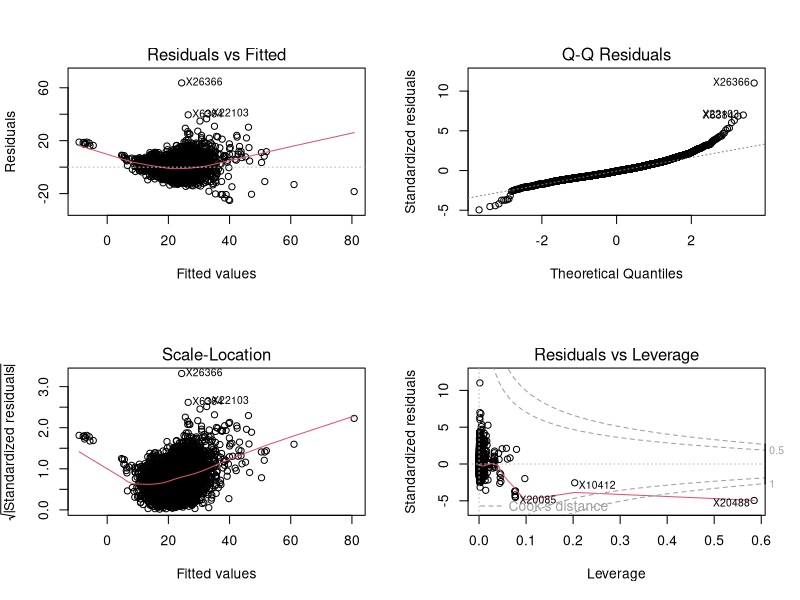
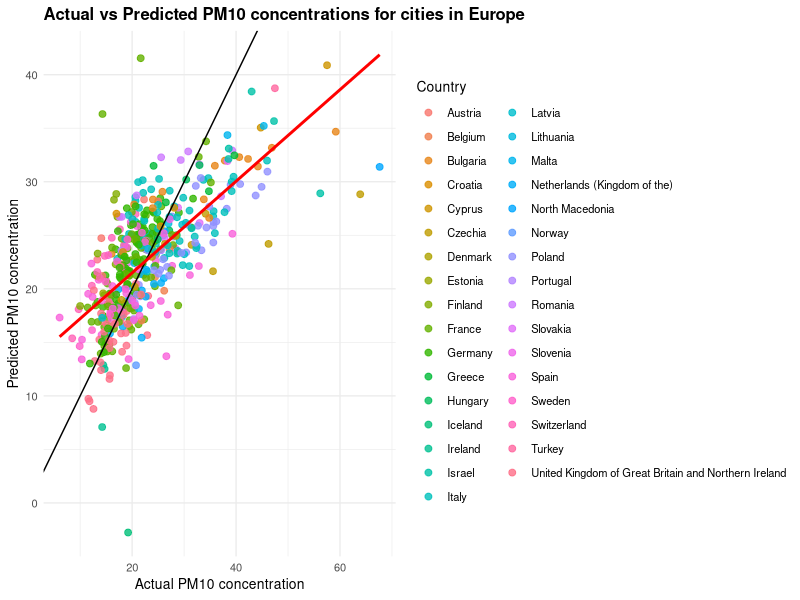
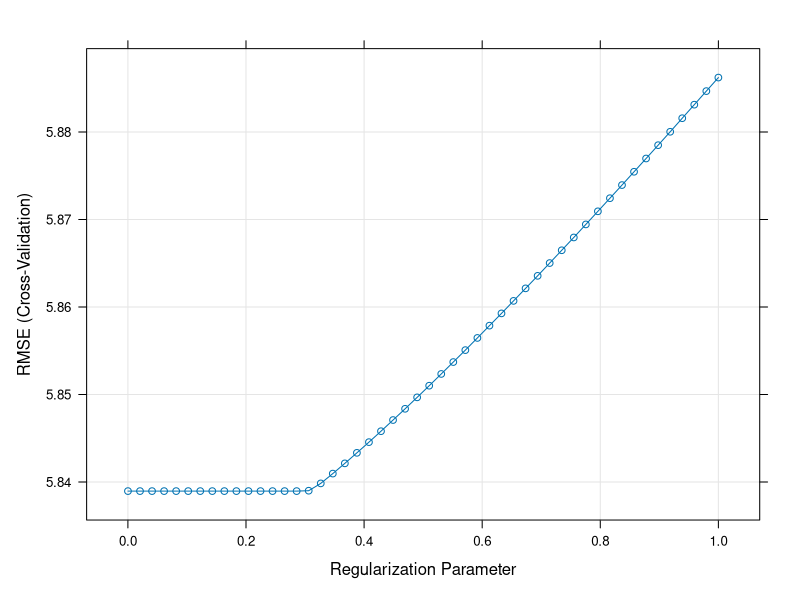
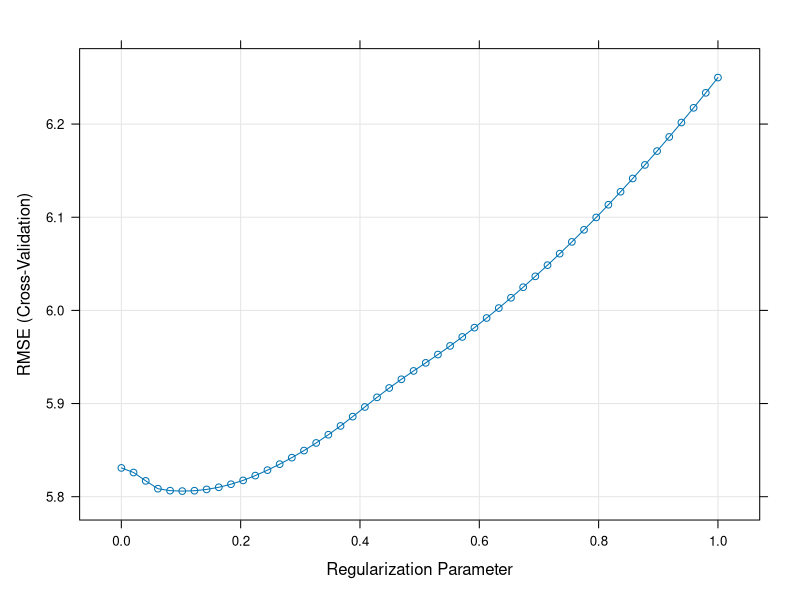
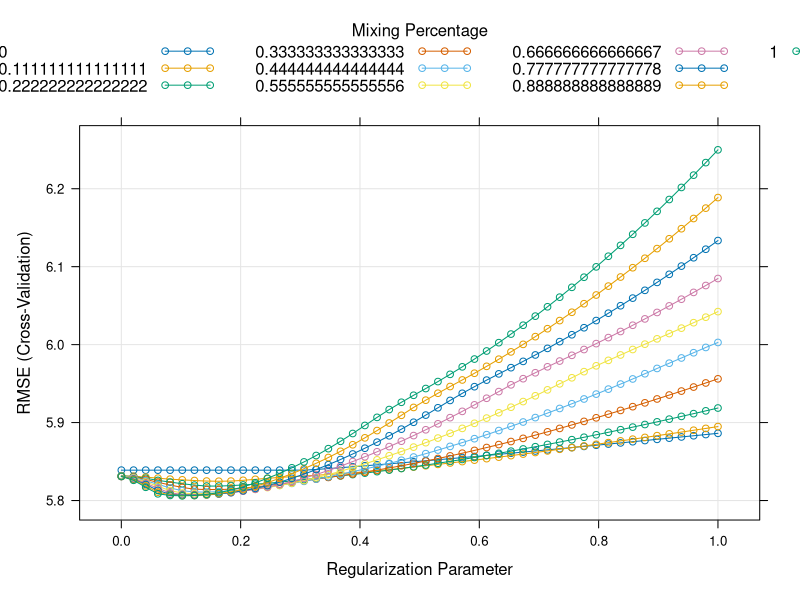

Write R code to recreate these figures, in order.
## ---- chunk 1
library(dplyr)
data=read.csv("who_data.csv")
who_data=subset(data,select=-c(X,X.1,X.2,X.3,who_ms))
#convert numeric-like columns stored as character to numeric
num_cols= c("pm10_concentration","pm25_concentration","no2_concentration",
              "pm10_tempcov","pm25_tempcov","no2_tempcov","population")
who_data[num_cols] =lapply(who_data[num_cols], as.numeric) # set the data as numeric

who_data$type_of_stations =as.character(who_data$type_of_stations)
who_data$who_region =as.factor(who_data$who_region)

#and finally, we can see Turkey isn't defined properly in the dataset, so we add 
who_data$country_name[who_data$iso3 == "TUR"] <- "Turkey"


europe_data= who_data %>%
  filter(who_region=="4_Eur")
## ---- chunk 2
if(!require("ggplot2")) install.packages("ggplot2")
if(!require("caret")) install.packages("caret")
## ---- chunk 3
clean_data_europe= europe_data %>% 
select(-iso3, -pm10_tempcov, -pm25_tempcov,-who_region,-no2_tempcov, -type_of_stations)%>%
  mutate(log_population = log(population)) %>% # EDA showed a transform was a better predictor of results
  na.omit(europe_data) #lin regression can't have missing data
## ---- chunk 4
set.seed(2)
library(caret)
train_index_clean <-createDataPartition(clean_data_europe$pm10_concentration, p = 0.9, list = FALSE) #we create a 90-10 split
train_data_clean <- clean_data_europe[train_index_clean, ]
test_data_clean <- clean_data_europe[-train_index_clean, ]

#now using cross validation:
train_cv= trainControl(method = "cv",number=10)
## ---- chunk 5
#splitting into train/test
library(caret) #We use the package 'caret' that we saw in the workshop 2.3. 
set.seed(2)
#using our formula aforementioned:
lm_formula_pm10=pm10_concentration ~ poly(year, 2)+poly(no2_concentration,3) +population+log_population+ longitude+latitude+ latitude*longitude
## ---- chunk 6
library(caret) #We use the package 'caret' that we saw in the workshop 2.3. 
#now using cv: (we use 10 folds, as we don't have too much data, but it reduces bias)
modelcv=train(lm_formula_pm10, data = train_data_clean, method = "lm" ,trControl=train_cv)

summary(modelcv$finalModel)
## ---- chunk 7
modelcv$results
## ---- chunk 8
par(mfrow = c(2, 2))
plot(modelcv$finalModel)
## ---- chunk 9
# Predict PM10 for all observations in the dataset
test_data_clean$predicted_pm10 <- predict(modelcv, newdata = test_data_clean)
#now our results:
results=data.frame(
  actual_pm10 = test_data_clean$pm10_concentration,
  predicted_pm10 = test_data_clean$predicted_pm10,
  country = test_data_clean$country_name)
library(ggplot2)
ggplot(results, aes(
  x = actual_pm10,y = predicted_pm10,color = country)) +
  geom_point(alpha = 0.8, size = 2) +
  geom_abline(intercept = 0, slope = 1, color = "black") +geom_smooth(method = "lm", se = FALSE, color = "red")+
  labs(title = "Actual vs Predicted PM10 concentrations for cities in Europe", 
    x = "Actual PM10 concentration",y = "Predicted PM10 concentration",
    color = "Country"
  ) +
  theme_minimal(base_size = 10) +
  theme(legend.position = "right",plot.title = element_text(face = "bold"))
## ---- chunk 10
set.seed(2)
#first we try ridge regression
ridge_model <- train(lm_formula_pm10,data = train_data_clean,method = "glmnet",
  trControl = train_cv,
  tuneGrid = expand.grid(alpha = 0,lambda = seq(0.0001, 1, length = 50)))
ridge_model$bestTune
plot(ridge_model)

## ---- chunk 11
set.seed(2)

#now LASSO:
lasso_model <- train(lm_formula_pm10,data = train_data_clean,
  method = "glmnet",trControl = train_cv,
  tuneGrid = expand.grid(alpha = 1,lambda = seq(0.0001, 1, length = 50)))

lasso_model$bestTune
plot(lasso_model)

## ---- chunk 12
set.seed(2)

#and elastic net:
elastic_model <- train(lm_formula_pm10,data = train_data_clean,
method = "glmnet",trControl = train_cv,
  tuneGrid = expand.grid(alpha = seq(0, 1, length = 10),lambda = seq(0.0001, 1, length = 50)))

elastic_model$bestTune
plot(elastic_model)
## ---- chunk 13
#so now comparing:
comparison <- data.frame(
  Model = c("Linear", "Ridge", "LASSO", "Elastic Net"),
  RMSE = c(min(modelcv$results$RMSE),min(ridge_model$results$RMSE),min(lasso_model$results$RMSE),min(elastic_model$results$RMSE)),
  R2 = c( max(modelcv$results$Rsquared),max(ridge_model$results$Rsquared),max(lasso_model$results$Rsquared),max(elastic_model$results$Rsquared)
  ),
  MAE = c(min(modelcv$results$MAE),
    min(ridge_model$results$MAE),
    min(lasso_model$results$MAE),
    min(elastic_model$results$MAE)))
  
comparison
